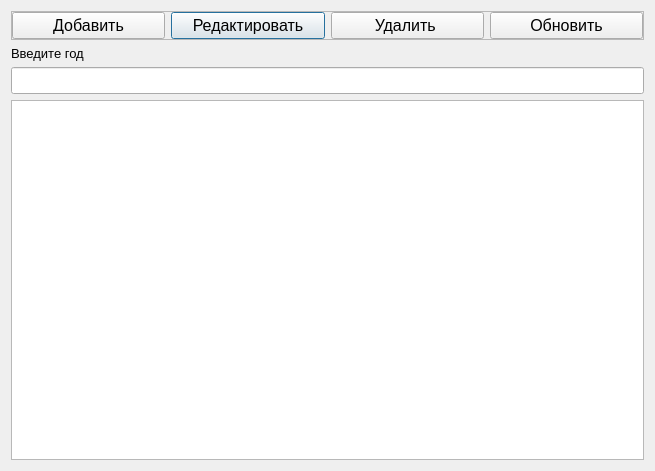
<?xml version="1.0" encoding="UTF-8"?>
<ui version="4.0">
 <class>PlanUMR</class>
 <widget class="QDialog" name="PlanUMR">
  <property name="geometry">
   <rect>
    <x>0</x>
    <y>0</y>
    <width>655</width>
    <height>471</height>
   </rect>
  </property>
  <property name="windowTitle">
   <string>План УМР</string>
  </property>
  <layout class="QGridLayout" name="gridLayout_2">
   <item row="0" column="0">
    <widget class="QFrame" name="frame">
     <property name="font">
      <font>
       <pointsize>12</pointsize>
      </font>
     </property>
     <property name="frameShape">
      <enum>QFrame::StyledPanel</enum>
     </property>
     <property name="frameShadow">
      <enum>QFrame::Raised</enum>
     </property>
     <layout class="QGridLayout" name="gridLayout">
      <property name="leftMargin">
       <number>0</number>
      </property>
      <property name="topMargin">
       <number>0</number>
      </property>
      <property name="rightMargin">
       <number>0</number>
      </property>
      <property name="bottomMargin">
       <number>0</number>
      </property>
      <item row="2" column="1">
       <widget class="QPushButton" name="pushButton_Edit">
        <property name="font">
         <font>
          <pointsize>12</pointsize>
         </font>
        </property>
        <property name="text">
         <string>Редактировать</string>
        </property>
        <property name="icon">
         <iconset resource="resourses.qrc">
          <normaloff>:/img/img/edit.png</normaloff>:/img/img/edit.png</iconset>
        </property>
       </widget>
      </item>
      <item row="2" column="2">
       <widget class="QPushButton" name="pushButton_Del">
        <property name="font">
         <font>
          <pointsize>12</pointsize>
         </font>
        </property>
        <property name="text">
         <string>Удалить </string>
        </property>
        <property name="icon">
         <iconset resource="resourses.qrc">
          <normaloff>:/img/img/delete.png</normaloff>:/img/img/delete.png</iconset>
        </property>
       </widget>
      </item>
      <item row="2" column="3">
       <widget class="QPushButton" name="pushButton_upd">
        <property name="font">
         <font>
          <pointsize>12</pointsize>
         </font>
        </property>
        <property name="text">
         <string>Обновить</string>
        </property>
        <property name="icon">
         <iconset resource="resourses.qrc">
          <normaloff>:/img/img/refresh.png</normaloff>:/img/img/refresh.png</iconset>
        </property>
       </widget>
      </item>
      <item row="2" column="0">
       <widget class="QPushButton" name="pushButtonAdd">
        <property name="font">
         <font>
          <pointsize>12</pointsize>
         </font>
        </property>
        <property name="text">
         <string>Добавить</string>
        </property>
        <property name="icon">
         <iconset resource="resourses.qrc">
          <normaloff>:/img/img/add.png</normaloff>:/img/img/add.png</iconset>
        </property>
       </widget>
      </item>
     </layout>
    </widget>
   </item>
   <item row="3" column="0">
    <widget class="QTableView" name="tableViewPlanUmr">
     <property name="font">
      <font>
       <pointsize>12</pointsize>
      </font>
     </property>
     <property name="contextMenuPolicy">
      <enum>Qt::ActionsContextMenu</enum>
     </property>
     <property name="editTriggers">
      <set>QAbstractItemView::NoEditTriggers</set>
     </property>
     <property name="selectionMode">
      <enum>QAbstractItemView::SingleSelection</enum>
     </property>
     <property name="selectionBehavior">
      <enum>QAbstractItemView::SelectRows</enum>
     </property>
    </widget>
   </item>
   <item row="2" column="0">
    <widget class="QLineEdit" name="lineEdit_god">
     <property name="font">
      <font>
       <pointsize>12</pointsize>
      </font>
     </property>
    </widget>
   </item>
   <item row="1" column="0">
    <widget class="QLabel" name="label">
     <property name="font">
      <font>
       <pointsize>10</pointsize>
      </font>
     </property>
     <property name="text">
      <string>Введите год</string>
     </property>
    </widget>
   </item>
  </layout>
 </widget>
 <resources>
  <include location="resourses.qrc"/>
 </resources>
 <connections/>
</ui>
